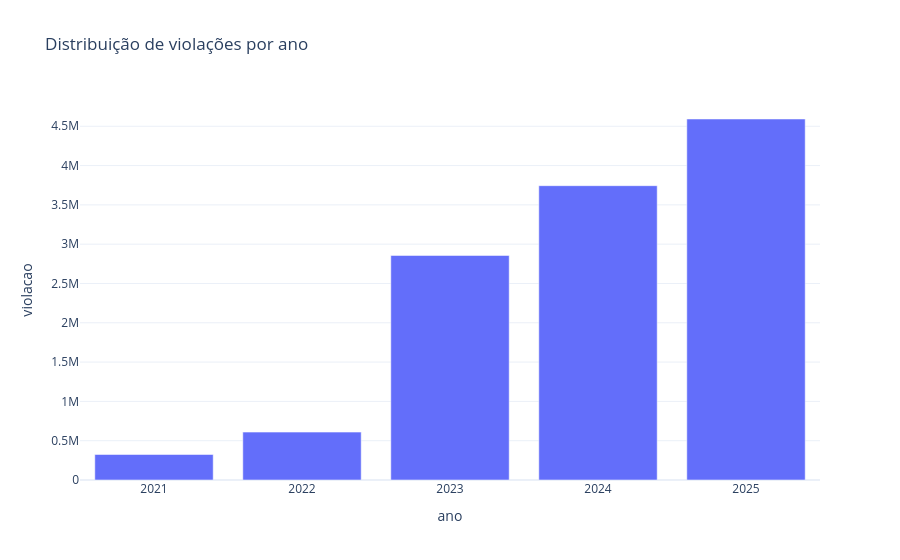

Notebook cell for this chart:
### Markdown cell above
### Vítimas por ano

### Code cell
df["ano"] = df["data_de_cadastro"].dt.year
ano_violacao = (
    df.groupby("ano")['violacao']
    .count()
    .reset_index()
    .sort_values("ano")
)

# sns.barplot(result, x='ano', y='violacao')
# plt.show()
fig = px.bar(ano_violacao, x='ano', y='violacao', title="Distribuição de violações por ano")
fig.show()

### Figure 1 — Plotly figure (JSON) as saved in the notebook; plotly's stock layout.template omitted (floating-point values rounded to 4 significant figures)
{"data": [{"hovertemplate": "ano=%{x}<br>violacao=%{y}<extra></extra>", "legendgroup": "", "marker": {"color": "#636efa", "pattern": {"shape": ""}}, "name": "", "orientation": "v", "showlegend": false, "textposition": "auto", "type": "bar", "x": [2021.0, 2022.0, 2023.0, 2024.0, 2025.0], "xaxis": "x", "y": [324584, 609100, 2856500, 3744097, 4592399], "yaxis": "y"}], "layout": {"barmode": "relative", "legend": {"tracegroupgap": 0}, "title": {"text": "Distribuição de violações por ano"}, "xaxis": {"anchor": "y", "domain": [0, 1], "title": {"text": "ano"}}, "yaxis": {"anchor": "x", "domain": [0, 1], "title": {"text": "violacao"}}}}
